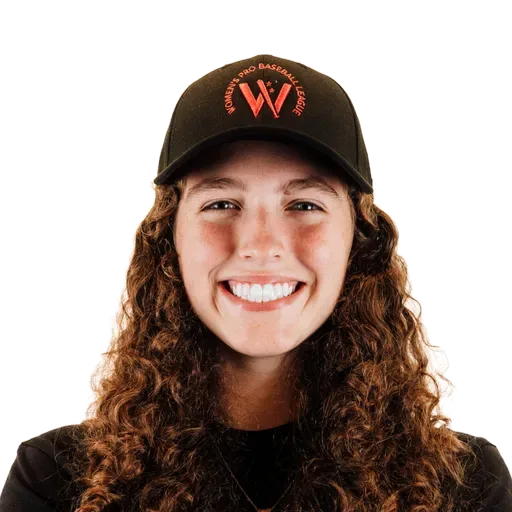
#> input picture src/wpbl/portraits/abigail-moore.webp, 512 x 512 px
$ python -i cut-out-wpbl-portraits.py   (imports and definitions only)
#> lines starting #> are read from the running program, lines starting #| are printed output that depends on the picture; after the words box and inside, x2 and y2 are one past the last pixel; in counts of white or black regions, pixels touching at a corner belong together
#> further down, picture is the input picture: PIL image 512x512 RGBA; mean R, G, B, A 170.6, 155.1, 147.8, 133.6
#!/usr/bin/env python3
"""Key the white studio background out of the bundled roster headshots, in place.

    python scripts/cut-out-wpbl-portraits.py            # every file that still needs it
    python scripts/cut-out-wpbl-portraits.py --check    # name them, change nothing
    python scripts/cut-out-wpbl-portraits.py hastings   # one, by substring

WHY THIS EXISTS. `PlayerPortrait` fills its circle with the club's primary color and draws
the headshot over it, which is the whole design: a roster reads as four clubs rather than as
118 photographs. 53 of the bundled portraits are the league's own cut-outs and get that. The
other 65 are the same photograph with the studio's white left opaque, so they landed as a
white disc inside a club-colored ring, and a player whose club had never published a cut-out
of her was the only one on the page wearing no color. Nothing about that is visible to a
type checker or a test that only counts files, which is why it sat there for months.

IN PLACE, AND THE FILE IS ITS OWN SOURCE. This is the opposite of make-wpbl-manager-portraits,
which rebuilds its output from a published graphic every run: there is no upstream to re-fetch
here, the 512 square IS the original, and git is the only copy of what went in. So the pass is
idempotent by construction (a file that already carries alpha is skipped, not re-keyed) and
`--check` exists to see the list before anything is written.

WHY A THRESHOLD AND NOT rembg. A segmentation model is the right tool when the background is a
scene, which is what the manager script is up against. These are seamless white, and against
seamless white a threshold is both better and honest: it cuts exactly the pixels that are the
paper and nothing else, where a model happily shaves off a pale cap or half a blonde ponytail
and gives no sign it did. The two rules below are what make it safe on a white UNIFORM, which
is the case that would otherwise eat somebody's jersey.

RUN IT WHEN A NEW HEADSHOT LANDS. `src/wpbl/__tests__/portraitAlpha.test.ts` fails on any
bundled portrait with no alpha channel, so a white-backed file cannot reach main unnoticed.
"""

from __future__ import annotations

import sys
from pathlib import Path

import cv2
import numpy as np
from PIL import Image

ROOT = Path(__file__).resolve().parent.parent
PORTRAITS = ROOT / "src" / "wpbl" / "portraits"

# The two ends of the ramp, in min(R, G, B).
#
# HI IS "THE PAPER", and it is deliberately high. Every one of these was shot on a blown-out
# white that sits at 255 across the frame, so the only pixels between HI and pure white are the
# anti-aliased edge of the subject. Lowering it to catch a dull background would start catching
# the bright side of a white jersey, which is the one mistake this script must not make.
#
# LO IS WHERE A PIXEL IS TAKEN AS SOLIDLY THE SUBJECT. The gap between them is the whole of the
# soft edge: a strand of hair at 235 keeps about half its opacity instead of being posterised
# into or out of the cut.
HI, LO = 246, 224


def alpha(im: Image.Image) -> np.ndarray:
    """The subject's alpha for a headshot shot on white."""
    v = np.array(im.convert("RGB")).astype(np.int16).min(axis=2)
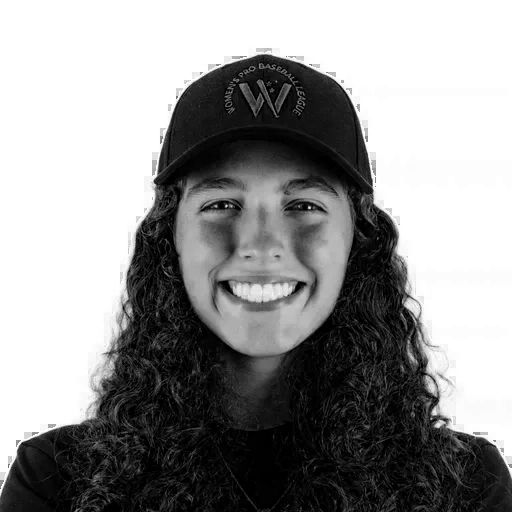
#> v: shape (512, 512) int16; min 0, max 255, mean 147.7

    # RULE ONE: THE BACKGROUND HAS TO REACH THE TOP OF THE FRAME. Whiteness alone would take a
    # white cap, a white jersey and the whites of somebody's eyes with it. The studio paper is
    # one connected region that always touches the top edge (and, on these crops, the upper
    # sides); a garment is an island inside the subject, however bright it is. Sydney Barry's
    # white cap and the several white uniforms in the roster survive on this rule alone.
    n, label = cv2.connectedComponents((v >= HI).astype(np.uint8), 4)
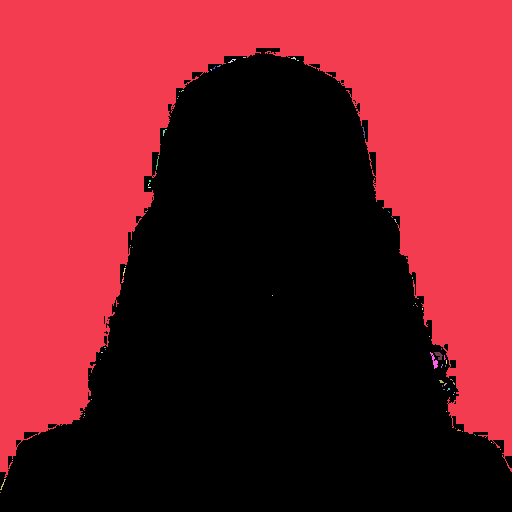
#> label: shape (512, 512) int32; 70 distinct labels, from 0 to 69; one colour per label, 0 black
#> n = 70
    h = label.shape[0]
#> h = 512
    edge = set(np.unique(label[0])) | set(np.unique(label[: h // 3, 0])) | set(np.unique(label[: h // 3, -1]))
#> edge = 1 item
    edge.discard(0)
    bg = np.isin(label, list(edge))
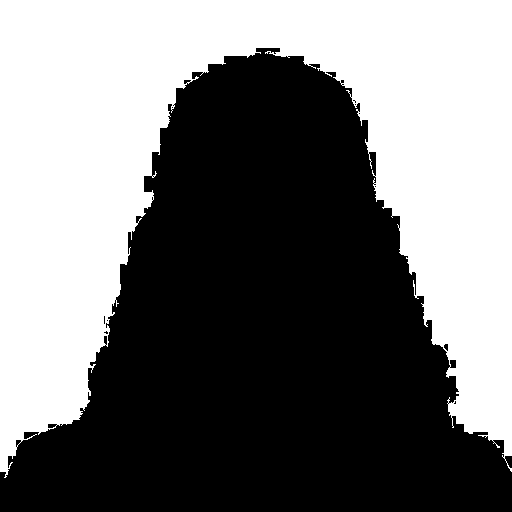
#> bg: shape (512, 512) bool; 46.3% white; 1 white region, box (x1, y1, x2, y2) and area: (0, 0, 512, 478) 121271

    # RULE TWO: THE RAMP IS APPLIED ONLY BESIDE THE CUT. A pixel at 240 in the middle of a
    # jersey is cotton catching the light and must stay solid; the same value one pixel outside
    # the subject's outline is paper bleeding through the anti-aliasing and must not. Dilating
    # the background by three pixels is what tells those two apart, and it also eats into the
    # white fringe the original encoder left, which against a club color would otherwise read
    # as a sticker cut out with scissors.
    band = cv2.dilate(bg.astype(np.uint8), np.ones((7, 7), np.uint8)) > 0
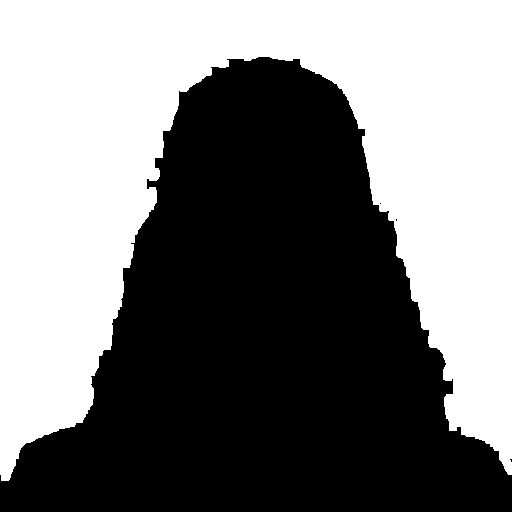
#> band: shape (512, 512) bool; 48.5% white; 1 white region, box (x1, y1, x2, y2) and area: (0, 0, 512, 481) 127253
    ramp = np.clip((v - LO) / (HI - LO), 0, 1)
    a = np.where(bg, 0.0, np.where(band, 1 - ramp, 1.0))
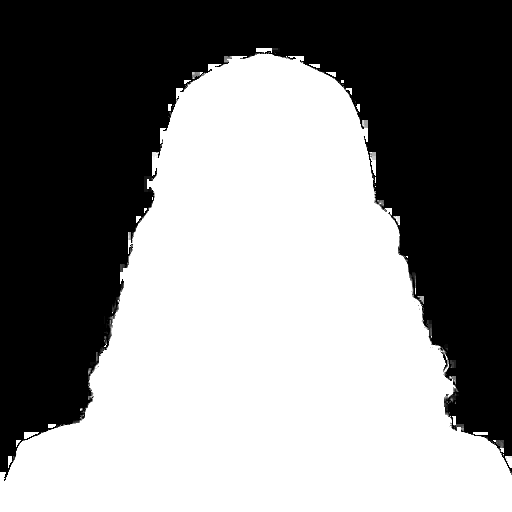
#> a: shape (512, 512) float64; min 0, max 1, mean 0.531

    # One pixel of feather, for the reason the manager script gives: a hard edge on a flat
    # color reads as a cut-out and not as a photograph.
    return (cv2.GaussianBlur(a.astype(np.float32), (3, 3), 0) * 255).astype(np.uint8)


def keyed(path: Path) -> bool:
    """True when this file already carries a cut-out, so the pass has nothing to do."""
    a = np.array(Image.open(path).convert("RGBA"))[:, :, 3]
    return bool(a[0, 0] < 200 and a[0, -1] < 200)


def main() -> None:
    args = [a.lower() for a in sys.argv[1:]]
    check = "--check" in args
    only = [a for a in args if not a.startswith("--")]

    done = skipped = 0
    for path in sorted(PORTRAITS.glob("*.webp")):
        if only and not any(a in path.stem for a in only):
            continue
        if keyed(path):
            skipped += 1
            continue
        im = Image.open(path)
        a = alpha(im)
        # Under a tenth of the frame left standing means the cut ate the player, which is what
        # happens the day the league changes studios and the "white" comes back at 230. Louder
        # than a quiet bad file, since the only way to see one of those is to open the page.
        kept = a.mean() / 255
        if kept < 0.10:
            raise SystemExit(f"{path.stem}: only {kept:.0%} of the frame survived the cut. "
                             "That background is not the usual seamless white; check it by eye.")
        print(f"{path.stem:<32} {'would key' if check else 'keyed'}  subject {kept:.0%} of frame")
        if not check:
            out = Image.fromarray(np.dstack([np.array(im.convert("RGB")), a]), "RGBA")
            out.save(path, "WEBP", quality=82, method=6)
        done += 1

    verb = "to key" if check else "keyed"
    print(f"\n{done} {verb}, {skipped} already cut out.")


# [2 lines not run here, left out]

>>> from PIL import Image
>>> picture = Image.open('../src/wpbl/portraits/abigail-moore.webp')
>>> result = alpha(picture)

$ run again, on src/wpbl/portraits/alli-schroder.webp
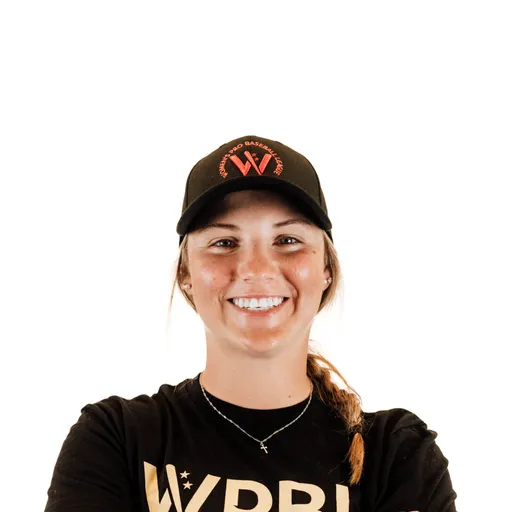
#> input picture src/wpbl/portraits/alli-schroder.webp, 512 x 512 px
#> picture is the input picture: PIL image 512x512 RGB; mean R, G, B 208.8, 201.4, 197.1
#> in alpha, `n, label = cv2.connectedComponents((v >= HI).astype(np.uint8), 4)`:
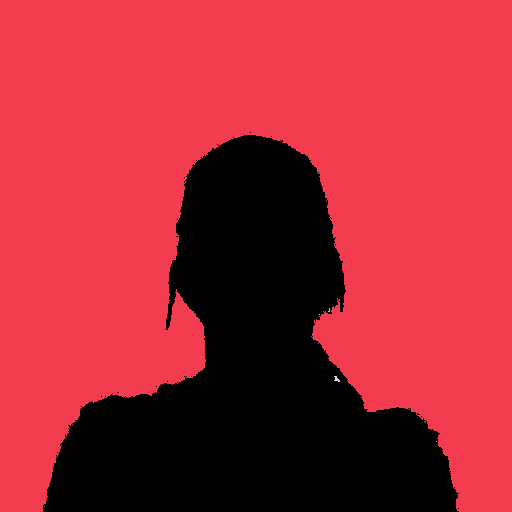
#> label: shape (512, 512) int32; 7 distinct labels, from 0 to 6; one colour per label, 0 black
#> n = 7
#> edge = 1 item
#> bg: shape (512, 512) bool; 69.6% white; 16 black regions (15 under 20 px), largest, box (x1, y1, x2, y2) and area: (43, 135, 459, 512) 79801
#> band: shape (512, 512) bool; 71.3% white; 1 black region, box (x1, y1, x2, y2) and area: (46, 138, 454, 512) 75360
#> in alpha, `a = np.where(bg, 0.0, np.where(band, 1 - ramp, 1.0))`:
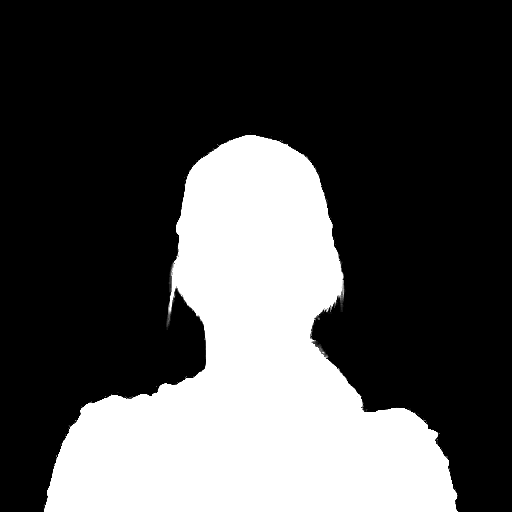
#> a: shape (512, 512) float64; min 0, max 1, mean 0.301

$ run again, on src/wpbl/portraits/allie-bebbere.webp
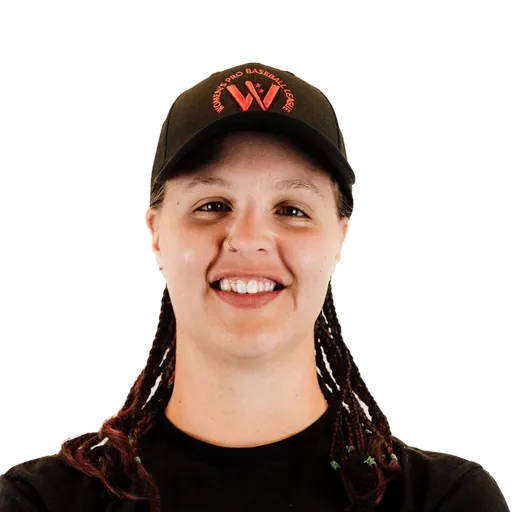
#> input picture src/wpbl/portraits/allie-bebbere.webp, 512 x 512 px
#> picture is the input picture: PIL image 512x512 RGBA; mean R, G, B, A 195.6, 183.6, 177.8, 103.5
#> in alpha, `n, label = cv2.connectedComponents((v >= HI).astype(np.uint8), 4)`:
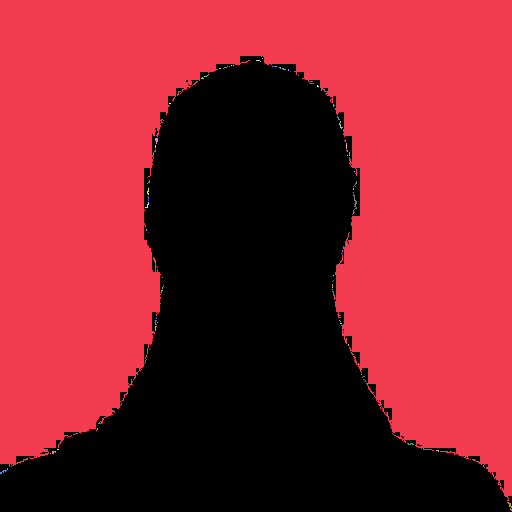
#> label: shape (512, 512) int32; 72 distinct labels, from 0 to 71; one colour per label, 0 black
#> n = 72
#> edge = 1 item
#> bg: shape (512, 512) bool; 58% white; 11 black regions (10 under 20 px), largest, box (x1, y1, x2, y2) and area: (0, 56, 512, 512) 110141
#> band: shape (512, 512) bool; 60.3% white; 1 black region, box (x1, y1, x2, y2) and area: (0, 59, 512, 512) 104055
#> in alpha, `a = np.where(bg, 0.0, np.where(band, 1 - ramp, 1.0))`:
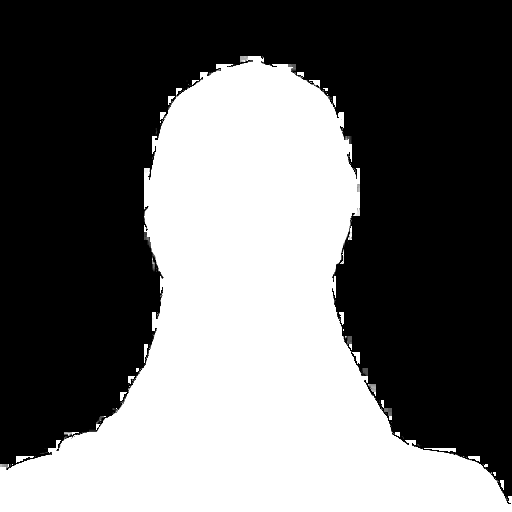
#> a: shape (512, 512) float64; min 0, max 1, mean 0.416

$ run again, on src/wpbl/portraits/allie-lacey.webp
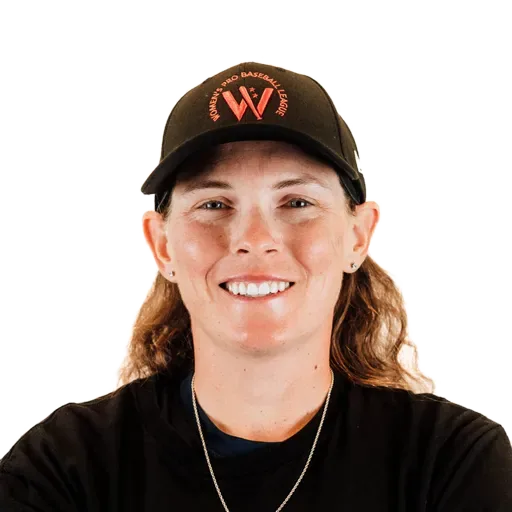
#> input picture src/wpbl/portraits/allie-lacey.webp, 512 x 512 px
#> picture is the input picture: PIL image 512x512 RGBA; mean R, G, B, A 179.4, 166, 159.1, 127.4
#> in alpha, `n, label = cv2.connectedComponents((v >= HI).astype(np.uint8), 4)`:
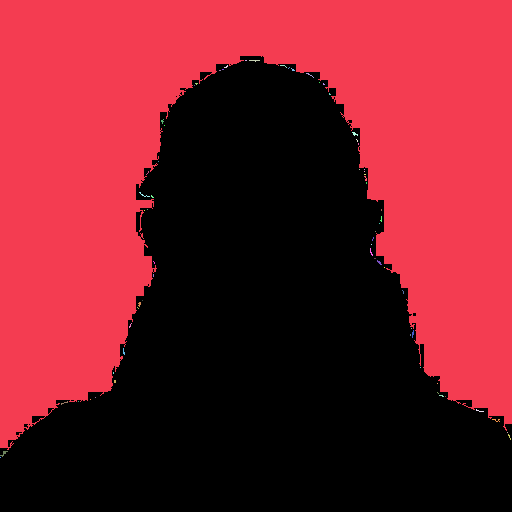
#> label: shape (512, 512) int32; 71 distinct labels, from 0 to 70; one colour per label, 0 black
#> n = 71
#> edge = 1 item
#> bg: shape (512, 512) bool; 48.6% white; 1 white region, box (x1, y1, x2, y2) and area: (0, 0, 512, 450) 127459
#> band: shape (512, 512) bool; 50.7% white; 3 black regions (2 under 20 px), largest, box (x1, y1, x2, y2) and area: (0, 59, 512, 512) 129214
#> in alpha, `a = np.where(bg, 0.0, np.where(band, 1 - ramp, 1.0))`:
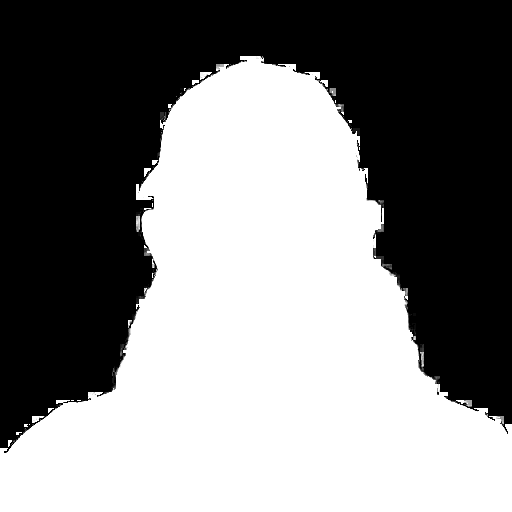
#> a: shape (512, 512) float64; min 0, max 1, mean 0.508
